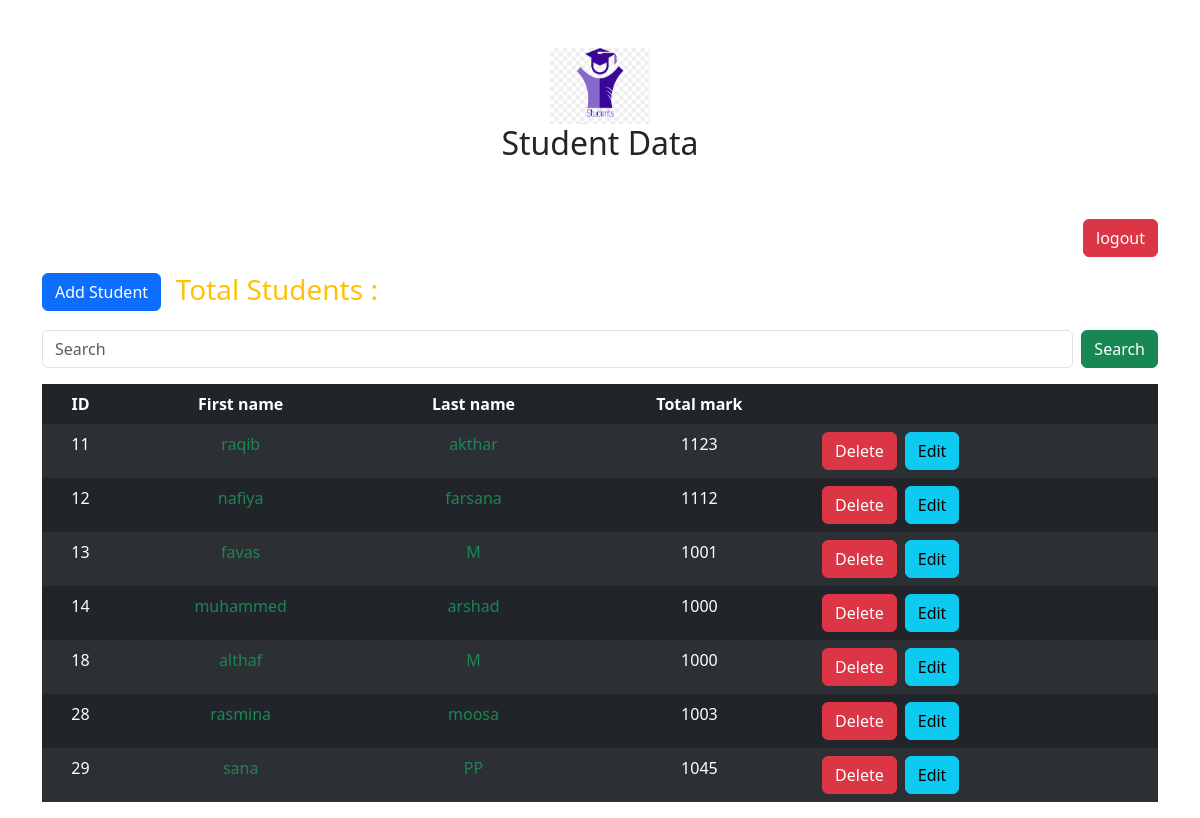
The page /home/search/ on the database its author committed.
### homepage/models.py (models this page shows, shortened)
class Student(models.Model):
    id=models.AutoField(primary_key=True)
    first_name = models.CharField(max_length=10)
    last_name = models.CharField(max_length=10)
    Total_mark = models.IntegerField()
    register_number = models.IntegerField(null=True)
    mobile = models.IntegerField(null=True)
    address = models.CharField(max_length=100, null=True)
    department = models.CharField(max_length=25,null=True)

### homepage/views.py (the view)
# urls.py: path('search/',views.search,name='search'),
def search(request):
    if request.POST.get('key') != None:
        search_key = request.POST.get('key')
    else:
        search_key=''
    student = Student.objects.filter( Q(first_name__istartswith = search_key) | Q(last_name__istartswith = search_key))
    context  = {
            'student':student
    }
    return render(request,'home.html',context)

### templates/home.html (shortened to what this page needs)
{% load static %}
<!DOCTYPE html>
<html lang="en">
<head>
    <link href="https://cdn.jsdelivr.net/npm/bootstrap@5.3.0/dist/css/bootstrap.min.css" rel="stylesheet">
    <link rel="stylesheet" href={% static 'css/student.css' %}>
</head>
<body>
    <div class="container text-center pt-5 pb-5">
        <img src={% static 'image/images.png' %} alt="" class='student'>
        <h2>Student Data</h2>
    </div>
    <div class="container d-flex justify-content-end mb-3">
      <form action="" method='post'>
      <a href={% url 'logout' %} class='btn btn-danger'>logout</a>
      </form>
    </div>
    <div class="container pb-3 d-flex">
        <form action="" method='post'>
            <a href={% url 'add' %} class='btn btn-primary'>Add Student</a>
        </form>
        <h3 class="text-warning">&nbsp Total Students : {{count}}</h3>
    </div>
    <div>
        <form action ={% url 'search' %} class="d-flex container" method="post">
            <input
              class="form-control me-2"
              type="search"
              placeholder="Search"
              name="key"
            />
            <button class="btn btn-success" type="submit">
              Search
            </button>
          </form>
    </div>
    <div class="container pt-3">
        <table class="table table-striped table-dark table-borderless table-hover">
            <thead>
              <tr class='text-center'>
                <th scope="col">ID</th>
                <th scope="col">First name</th>
                <th scope="col">Last name</th>
                <th scope="col">Total mark</th>
                <th scope="col"></th>
              </tr>
            </thead>
            <tbody>
                {% for student in student %}
                <tr class='text-center'>
                        <td>{{ student.id }}</td>
                        <td><a href={% url 'details' student.id %} class='text-decoration-none text-success'>{{ student.first_name }}</a></td>
                        <td><a href={% url 'details' student.id %} class='text-decoration-none text-success'>{{ student.last_name }}</a></td>
                        <td>{{ student.Total_mark }}</td>
                        <td>
                          <div class='d-flex'>
                            <form action="{% url 'delete' %}" method="post">
                                <button class="btn btn-danger" type="submit">Delete</button>
                            </form>
                            <form action={% url 'edit' student.id %}  method='post' class='ps-2'>
                              <button class='btn btn-info' type='submit'>Edit</button>
                            </form>
                          </div>
                        </td>
                </tr>
                {% endfor %}
            </tbody>
          </table>
    </div>
</body>
</html>

### homepage/static/css/student.css (style rules this page uses)
.student { width: 100px ; }

### rows shown on the page
Student: id "11", first_name "raqib", last_name "akthar", Total_mark "1123"
Student: id "12", first_name "nafiya", last_name "farsana", Total_mark "1112"
Student: id "13", first_name "favas", last_name "M", Total_mark "1001"
Student: id "14", first_name "muhammed", last_name "arshad", Total_mark "1000"
Student: id "18", first_name "althaf", last_name "M", Total_mark "1000"
Student: id "28", first_name "rasmina", last_name "moosa", Total_mark "1003"
Student: id "29", first_name "sana", last_name "PP", Total_mark "1045"
